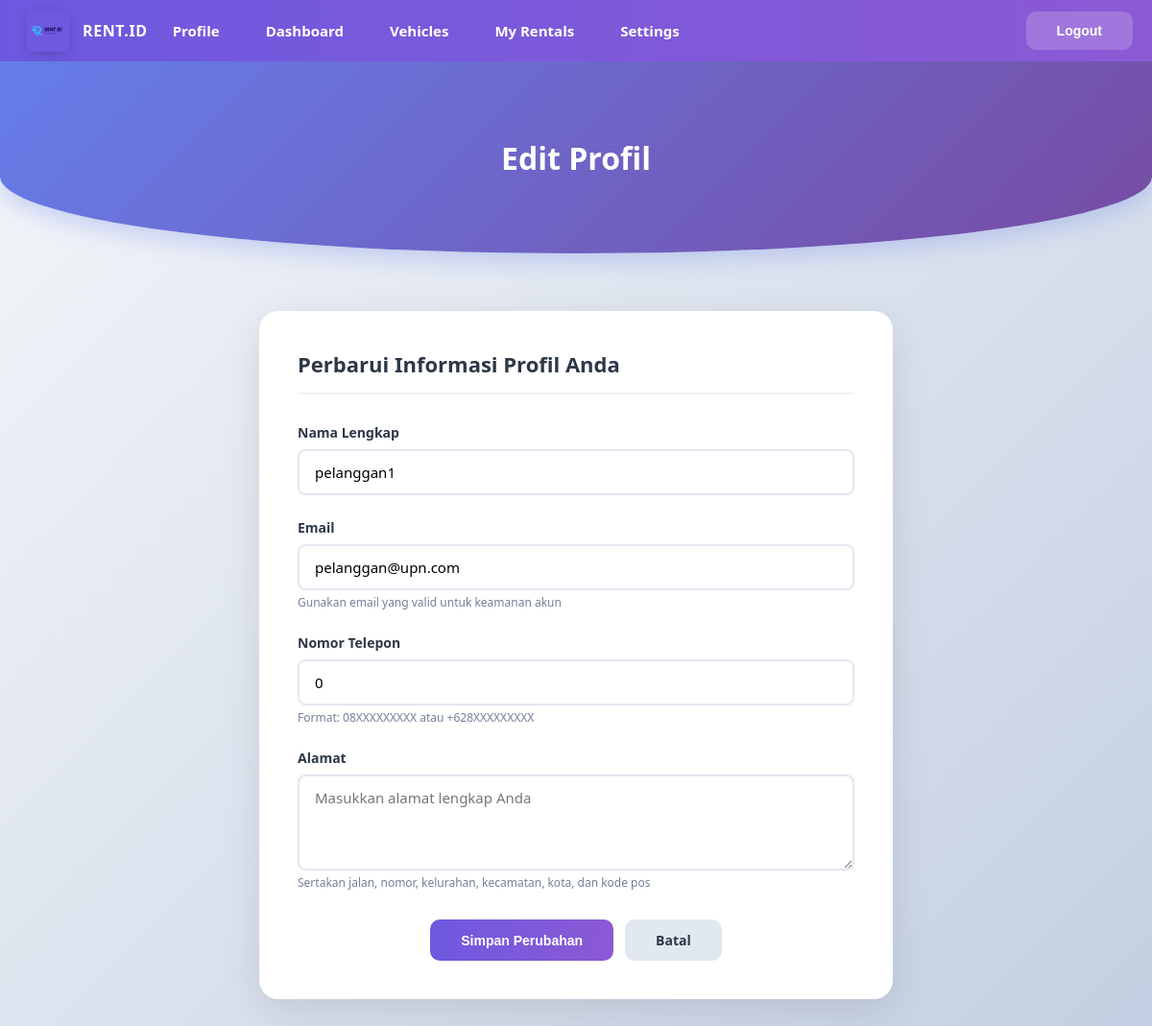
/public/edit_profile.php (signed in), run on the app's committed database.
### tables this page shows
CREATE TABLE `customer` (
  `id_customer` int(10) NOT NULL,
  `nama` varchar(20) DEFAULT NULL,
  `email` varchar(20) NOT NULL,
  `no_telepon` int(20) NOT NULL,
  `password` varchar(255) NOT NULL,
  `tanggal_daftar` date NOT NULL,
  `alamat` text NOT NULL
);

### public/edit_profile.php (the view, shortened to what this page needs)
<?php
include_once __DIR__ . '/../config/koneksi.php';
$id   = $_SESSION['id'];
$role = $_SESSION['role'];
if ($role === 'customer') {
    $query = "SELECT id_customer AS id, nama, email, no_telepon, alamat FROM customer WHERE id_customer = ?";
} else {
    $query = "SELECT id_mitra AS id, nama_mitra AS nama, email, no_telepon, alamat FROM mitra WHERE id_mitra = ?";
}
$stmt = $conn->prepare($query);
$stmt->bind_param("i", $id);
$stmt->execute();
$data = $stmt->get_result()->fetch_assoc();
?>
<?php include __DIR__ . '/navbar.php'; ?>
<div class="edit-profile-header">
    <h1 class="edit-profile-title-header">Edit Profil</h1>
</div>
<div class="edit-profile-wrapper">
    <div class="edit-profile-card">
        <h2 class="edit-profile-card-title">Perbarui Informasi Profil Anda</h2>
        <form method="POST" action="">
            <div class="form-group">
                <label for="nama">Nama Lengkap</label>
                <input
                    type="text"
                    id="nama"
                    name="nama"
                    value="<?= htmlspecialchars($data['nama']) ?>"
                    placeholder="Masukkan nama lengkap Anda"
                    required
                    maxlength="100"
                >
            </div>
            <div class="form-group">
                <label for="email">Email</label>
                <input
                    type="email"
                    id="email"
                    name="email"
                    value="<?= htmlspecialchars($data['email']) ?>"
                    placeholder="Masukkan email Anda"
                    required
                    maxlength="100"
                >
                <div class="helper-text">Gunakan email yang valid untuk keamanan akun</div>
            </div>
            <div class="form-group">
                <label for="no_telepon">Nomor Telepon</label>
                <input
                    type="tel"
                    id="no_telepon"
                    name="no_telepon"
                    value="<?= htmlspecialchars($data['no_telepon']) ?>"
                    placeholder="Contoh: 08123456789 atau +628123456789"
                    required
                    maxlength="15"
                >
                <div class="helper-text">Format: 08XXXXXXXXX atau +628XXXXXXXXX</div>
            </div>
            <div class="form-group">
                <label for="alamat">Alamat</label>
                <textarea
                    id="alamat"
                    name="alamat"
                    placeholder="Masukkan alamat lengkap Anda"
                    required
                    maxlength="255"
                ><?= htmlspecialchars($data['alamat']) ?></textarea>
                <div class="helper-text">Sertakan jalan, nomor, kelurahan, kecamatan, kota, dan kode pos</div>
            </div>
            <div class="button-group">
                <button type="submit" class="btn btn-primary">Simpan Perubahan</button>
                <a href="profile.php" class="btn btn-secondary" style="text-align: center;">Batal</a>
            </div>
        </form>
    </div>
</div>

### public/style/navbar.css (style rules this page uses)
* { margin: 0; padding: 0; box-sizing: border-box; }

### public/style/site.css (style rules this page uses)
.btn, .profile-btn { border-radius: 10px; }
.btn-primary, .btn.btn-primary { background: linear-gradient(90deg, var(--brand-500), var(--brand-600)); border: none; }
a { text-decoration: none; }

### public/edit_profile.php (style rules this page uses)
* { margin: 0; padding: 0; box-sizing: border-box; }
.edit-profile-header { width: 100%; height: 200px; background: linear-gradient(135deg, #667eea 0%, #764ba2 100%); border-bottom-left-radius: 50% 40%; border-bottom-right-radius: 50% 40%; display: flex; justify-content: center; align-items: center; margin-bottom: -40px; position: relative; box-shadow: 0 8px 24px rgba(102, 126, 234, 0.3); }
.edit-profile-title-header { color: white; font-size: 32px; font-weight: 700; text-align: center; }
.edit-profile-wrapper { width: 100%; max-width: 700px; margin: 100px auto 0; padding: 0 20px 40px; }
.edit-profile-card { background: white; border-radius: 20px; box-shadow: 0 12px 40px rgba(0, 0, 0, 0.1); padding: 40px; }
.edit-profile-card-title { font-size: 22px; font-weight: 700; color: #2d3748; margin-bottom: 30px; padding-bottom: 15px; border-bottom: 2px solid #f0f4f8; }
.form-group { margin-bottom: 24px; }
.form-group label { display: block; font-weight: 600; color: #2d3748; margin-bottom: 8px; font-size: 14px; }
.form-group input, .form-group textarea { width: 100%; padding: 12px 16px; border: 2px solid #e2e8f0; border-radius: 8px; font-size: 15px; transition: all 0.3s ease; font-family: inherit; }
.form-group textarea { resize: vertical; min-height: 100px; }
.button-group { display: flex; gap: 12px; margin-top: 30px; justify-content: center; }
.btn { padding: 12px 32px; border: none; border-radius: 10px; font-size: 14px; font-weight: 600; cursor: pointer; transition: all 0.3s ease; text-decoration: none; display: inline-block; }
.btn-primary { background: linear-gradient(135deg, #667eea 0%, #764ba2 100%); color: white; }
.btn-secondary { background: #e2e8f0; color: #2d3748; }
.helper-text { font-size: 12px; color: #718096; margin-top: 4px; }

### data on the page
customer: nama "pelanggan1", email "pelanggan@upn.com", no_telepon "0"
